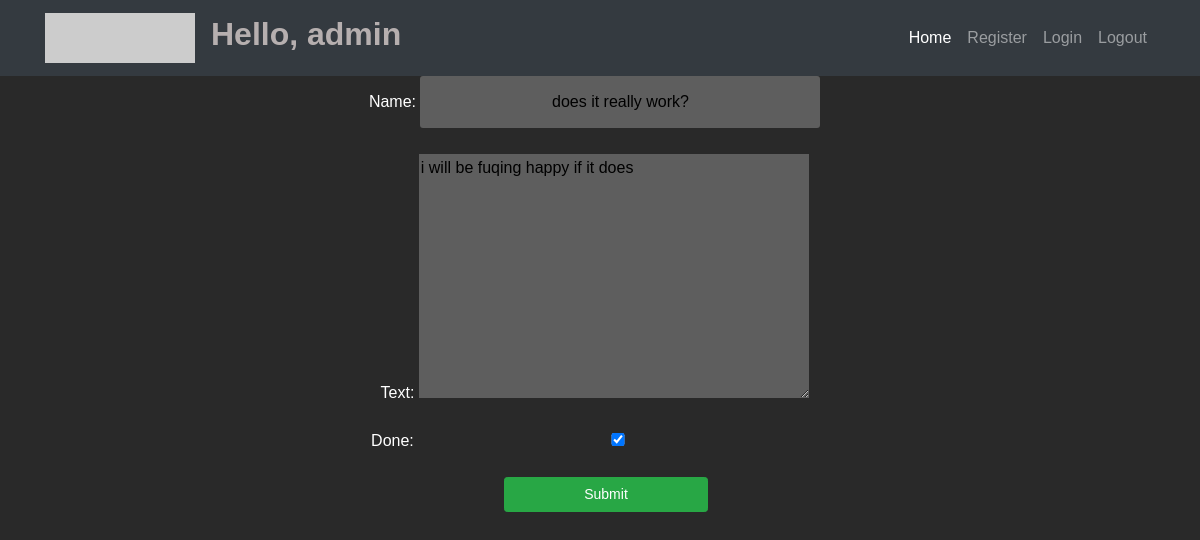
The page /todo/update/10 (signed in) on the database its author committed.
### tdapp/models.py (models this page shows, shortened)
class Task(models.Model):
    name = models.CharField(max_length=200, default='Untitled')
    creation_date = models.DateTimeField(auto_now_add=True, null=True)
    text = models.TextField()
    done = models.BooleanField(default=False)
    user = models.ForeignKey(User, on_delete=models.SET_NULL, null=True)

### tdapp/views.py (the view)
# urls.py: path('update/<str:pk>', views.update_task, name='update'),
@login_required(login_url='login')
def update_task(request, pk):
    task = Task.objects.get(id=pk)
    form = TaskForm(instance=task)
    if request.method == 'POST':
        form = TaskForm(request.POST, instance=task)
        if form.is_valid():
            form.save()
            return redirect('/guest/' + str(task.user.id))
    context = {'form': form}
    return render(request, 'tdapp/create_task.html', context)

### tdapp/forms.py
class TaskForm(ModelForm):
    class Meta:
        model = Task
        fields = ['name', 'text', 'done']

### templates/tdapp/create_task.html (shortened to what this page needs)
{% extends 'tdapp/base.html' %}
{% block content %}
<form action="" method="post">
    {{ form.as_p }}
    <input type="submit" name="Submit" class="btn btn-sm btn-success">
</form>
{% endblock %}

### templates/tdapp/base.html (shortened to what this page needs)
<!DOCTYPE html>
{% load static %}
<html lang="en">
<head>
        <link rel="stylesheet"
          href="https://stackpath.bootstrapcdn.com/bootstrap/4.3.1/css/bootstrap.min.css"
>
        <link rel="stylesheet"
              type="text/css"
              href="{% static 'css/main.css' %}">
</head>
<body>
<nav class="navbar navbar-expand-lg navbar-dark bg-dark static-top">
  <div class="container">
    <a class="navbar-brand" href="#">
          <img src="http://placehold.it/150x50?text=Logo" alt="">
        </a>
    <div class="collapse navbar-collapse" id="navbarResponsive">
        <h1>Hello, {{ request.user }} </h1>
      <ul class="navbar-nav ml-auto">
        <li class="nav-item active">
          <a class="nav-link" href="{% url 'tdapp:home' %}">Home
              </a>
        </li>
        <li class="nav-item">
          <a class="nav-link" href="{% url 'tdapp:register' %}">Register</a>
        </li>
        <li class="nav-item">
          <a class="nav-link" href="{% url 'tdapp:login' %}">Login</a>
        </li>
        <li class="nav-item">
          <a class="nav-link" href="{% url 'tdapp:logout' %}">Logout</a>
        </li>
      </ul>
    </div>
  </div>
</nav>
<div class="container">
  {% block content %}
  {% endblock %}
</div>
</body>
</html>

### static/css/main.css (style rules this page uses)
html, body { margin: 0; padding: 0; border: 0; font-size: 100%; }
body { background: #292929; font-family: sans-serif; }
h1 { color: #b6afaf; text-align: center; font-size: 32px; font-weight: 900; }
* { box-sizing: border-box; }
form { margin-left: 27%; text-align: center; width: 500px; color: white; }
input { padding: 12px 0; margin-bottom: 10px; border-radius: 3px; border: 2px solid transparent; text-align: center; width: 80%; font-size: 16px; transition: border .2s, background-color .2s; background-color: #5e5e5e; }
form .btn { color: #fff; line-height: 25px; cursor: pointer; position: absolute; width: 17%; left: 42%; }
textarea { background-color: #5e5e5e; position: center; border: #5e5e5e;; }
p { color: white; }

### rows shown on the page
Task: name "does it really work?", text "i will be fuqing happy if it does", done "☑"

### other values the page prints
{{ request.user }} "admin"
